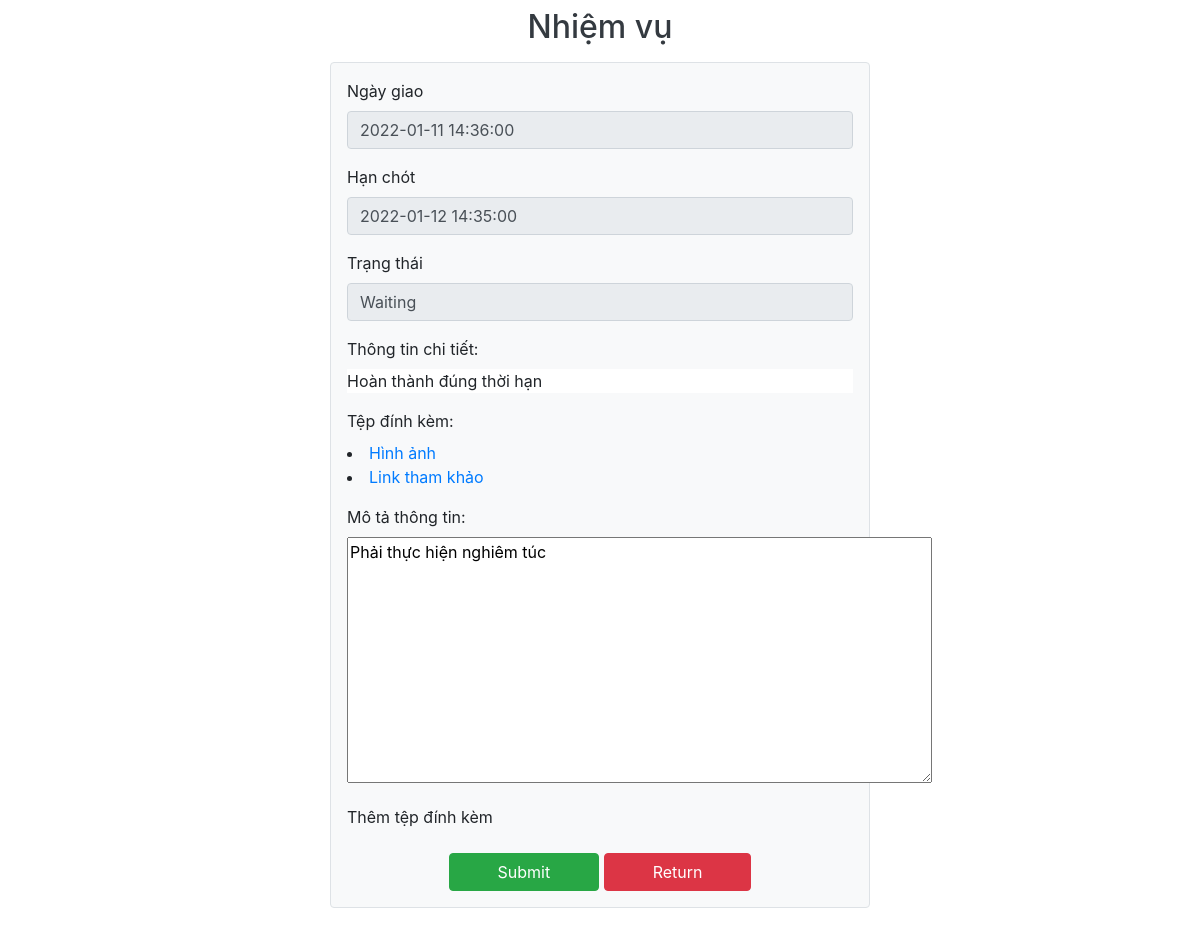
The page /views/employeetasksubmit.php?id=61dd337c67c5d (signed in) on the database as committed earlier.
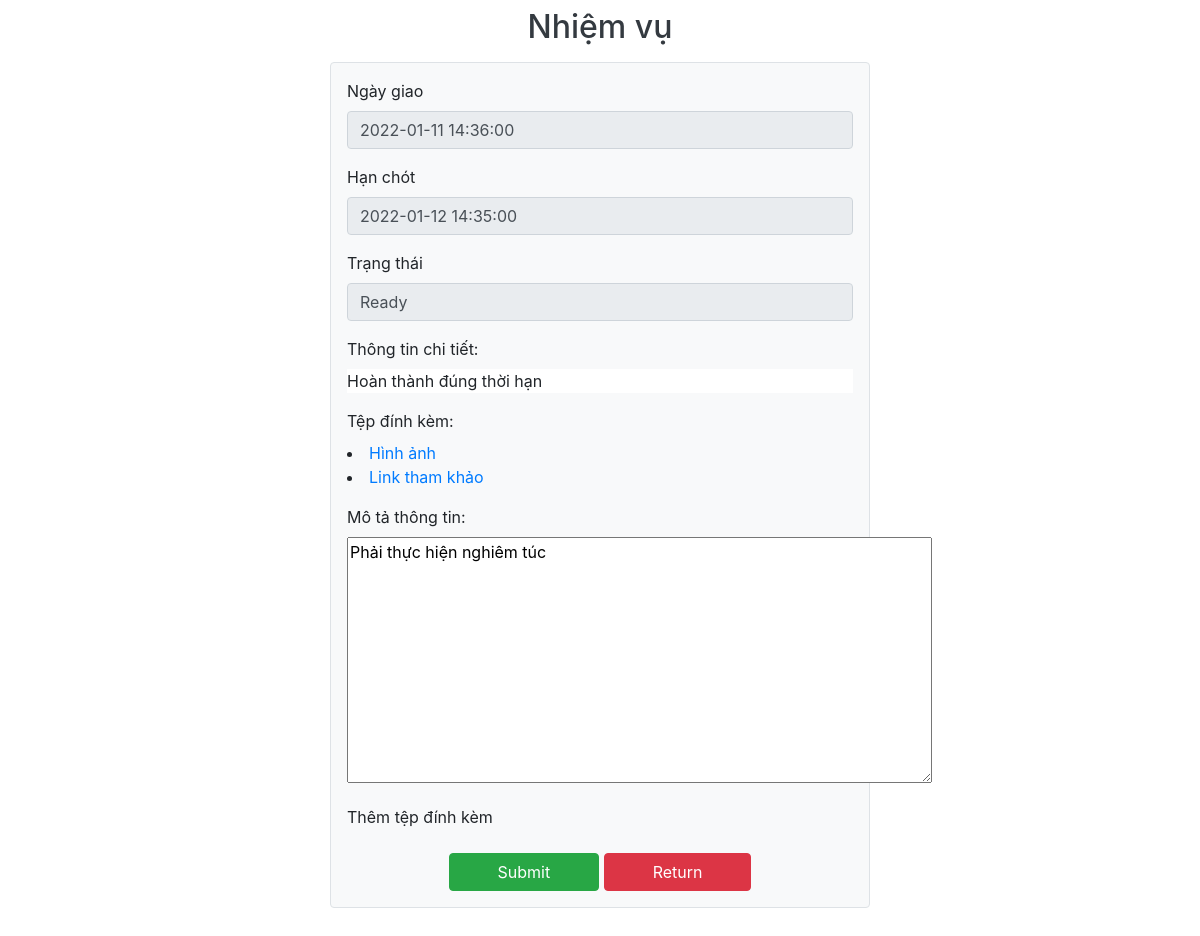
The same page on the database as committed later.
### tables this page shows
CREATE TABLE `task` (
  `id` varchar(50) NOT NULL,
  `title` varchar(100) NOT NULL,
  `detail` varchar(5000) NOT NULL,
  `start_day` datetime NOT NULL,
  `deadline` datetime NOT NULL,
  `account_id` varchar(50) NOT NULL,
  `status` varchar(50) NOT NULL,
  `tag_file` varchar(100) NOT NULL,
  `department_id` varchar(50) NOT NULL
);

### www/admin/db.php (called while the page is built, shortened)
<?php
function open_database()
{
    $conn = new mysqli(host, user, pass, db);
    $conn->set_charset("utf8");
    return $conn;
}
function get_task_id($id)
{
    $sql = 'select * from task where id = ?';
    $conn = open_database();
    $stm = $conn->prepare($sql);
    $stm->bind_param('s', $id);
    if (!$stm->execute()) {
        return array('code' => 1, 'error' => 'Can not execute command');
    }
    $result = $stm->get_result();
    return $result->fetch_assoc();
}

### www/views/employeetasksubmit.php (the view, shortened to what this page needs)
<?php
    require_once('../admin/db.php');
    if (isset($_GET['id']))
    {
        $id = $_GET['id'];
        $data = get_task_id($id);
    }
?>
<!doctype html>
<html lang="en">
  <head>
    <link rel="stylesheet" href="https://stackpath.bootstrapcdn.com/bootstrap/4.3.1/css/bootstrap.min.css">
  </head>
  <body>
    <div class="container">
        <div class="row justify-content-center">
            <div class="col-lg-6 col-md-8">
                <h2 class="text-center text-dark mt-2 mb-3">Nhiệm vụ</h2>
                <form action="" method="post" class="border rounded w-100 mb-5 mx-auto px-3 pt-3 bg-light">
                    <div class="form-group">
                        <label for="name">Ngày giao</label>
                        <input type="text" name="ngaygiao" id="ngaygiao" value="<?= $data['start_day'] ?>" class="form-control" disabled>
                    </div>
                    <div class="form-group">
                        <label for="id">Hạn chót</label>
                        <input type="text" name="hanchot" id="hanchot" value="<?= $data['deadline'] ?>" class="form-control" disabled>
                    </div>
                    <div class="form-group">
                        <label for="">Trạng thái</label>
                        <input type="text" name="trạng thái" id="trạng thái" value="<?= $data['status'] ?>" class="form-control" disabled>
                    </div>
                    <div class="form-group">
                        <label for="user">Thông tin chi tiết:</label>
                        <br>
                        <p style="background-color: white;">Hoàn thành đúng thời hạn</p>
                    </div>
                    <div class="form-group">
                        <label for="">Tệp đính kèm:</label>
                        <br>
                        <li><a href="../images/avt.png">Hình ảnh</a></li>
                        <li><a href="https://google.com">Link tham khảo</a></li>
                    </div>
                    <div class="form-group">
                        <label for="">Mô tả thông tin:</label>
                        <br>
                        <p class="text-center"> <textarea name="" id="" cols="55" rows="10"><?= $data['detail'] ?></textarea></p>
                    </div>
                    <div class="form-group">
                        <label for="">Thêm tệp đính kèm</label>
                        <br>
                    </div>
                    <div class="form-group text-center">
                        <button class="btn btn-success px-5 h-5">Submit</button>
                        <a href="../views/employee_index.php" class="btn btn-danger px-5 h-5">Return</a>
                    </div>
                </form>
            </div>
        </div>
    </div>
  </body>
</html>

Rows that differ between the two databases and show on the page:
changed task "Phải thực hiện nghiêm túc": status "Waiting" → "Ready"
